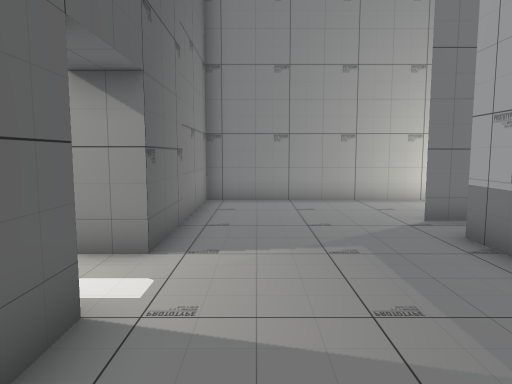
[1] (above)

17 first-person views from a walk through a Unity game level. The camera is 1.4 m above the floor, tilts 6° down and sees 70° across. The floor is counted in squares, 1 m on a side. Each view is taken from the middle of a square. On the plan, view 1 faces up. The plan holds only what a view shows up to about 16 squares ahead; the rest is blank. The place goes on beyond the plan.

[2]
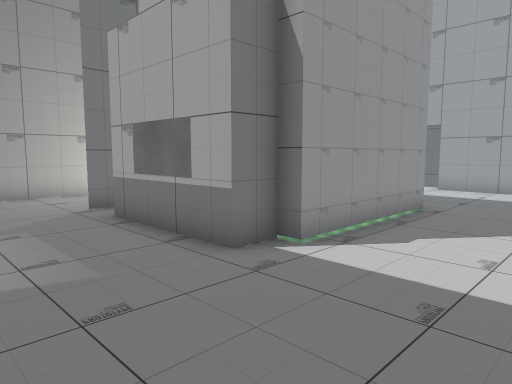

[3]
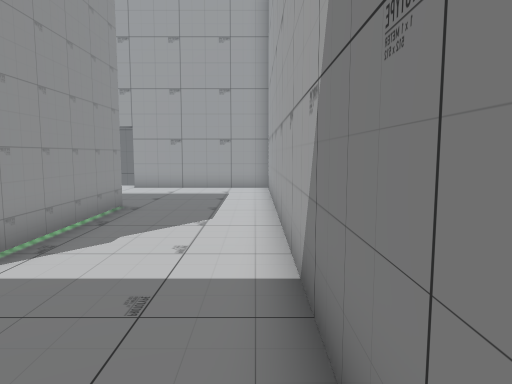

[4]
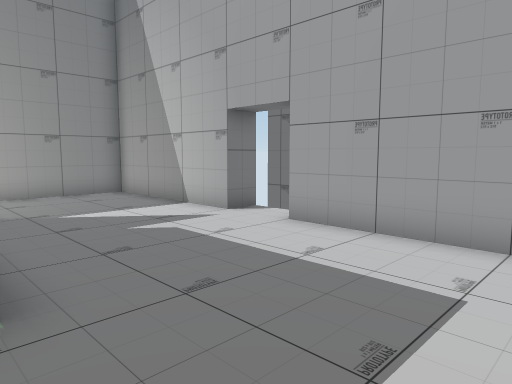

[5]
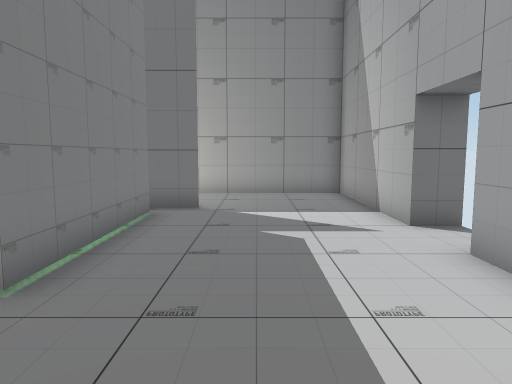

[6]
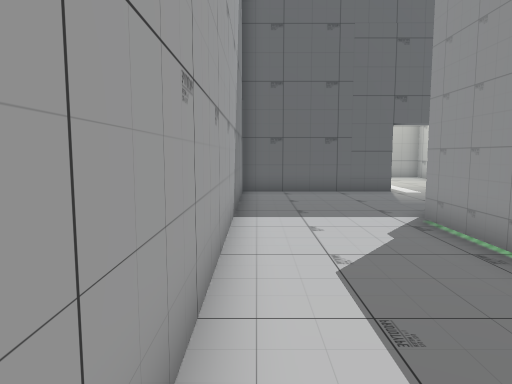

[7]
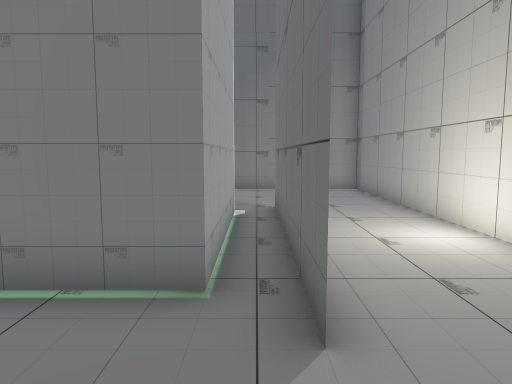

[8]
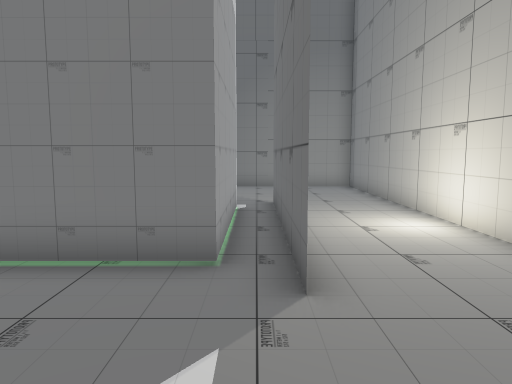

[9]
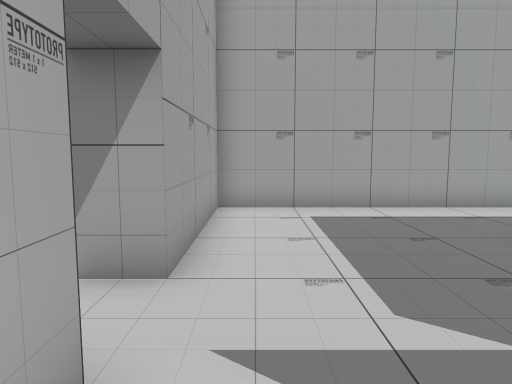

[10]
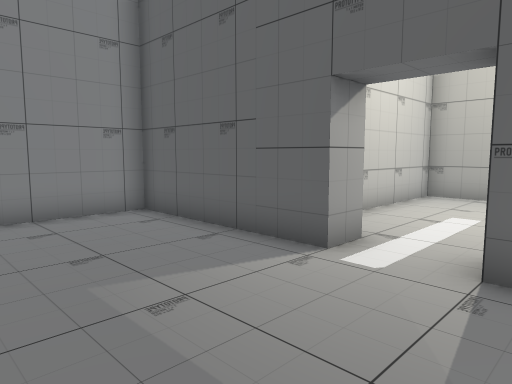

[11]
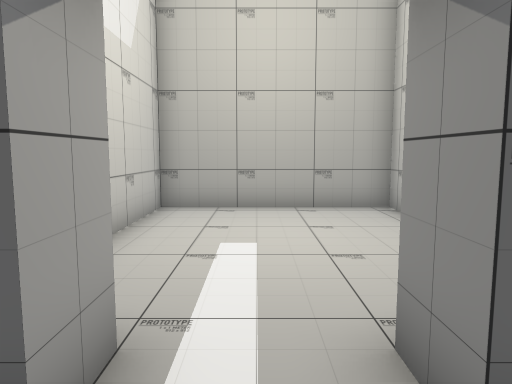

[12]
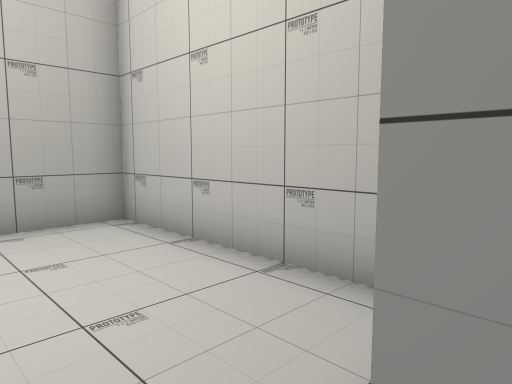

[13]
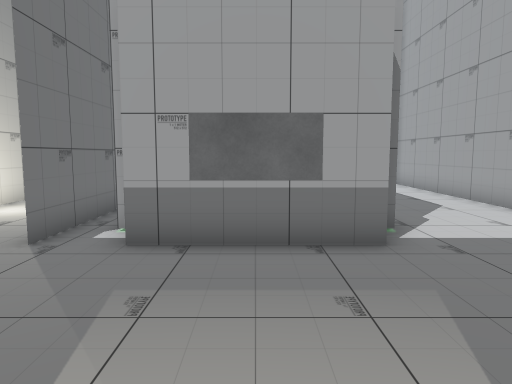

[14]
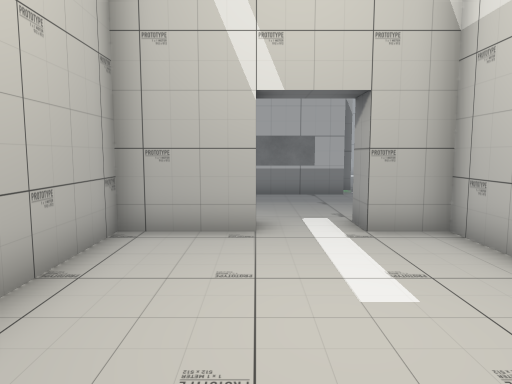

[15]
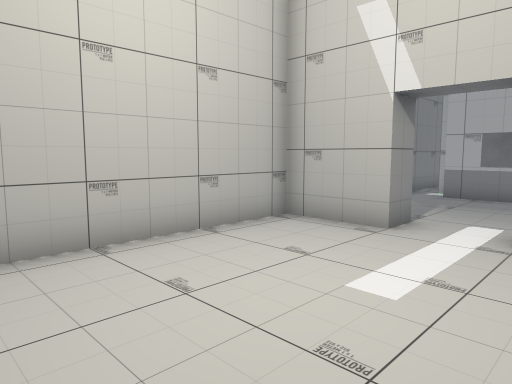

[16]
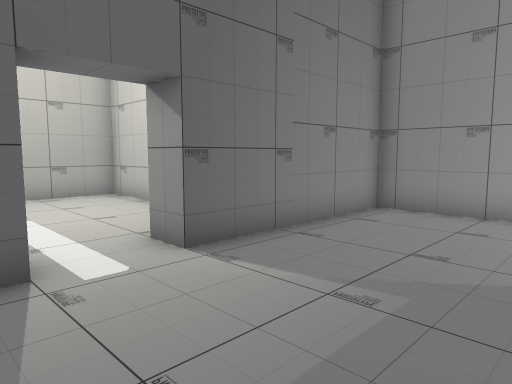

[17]
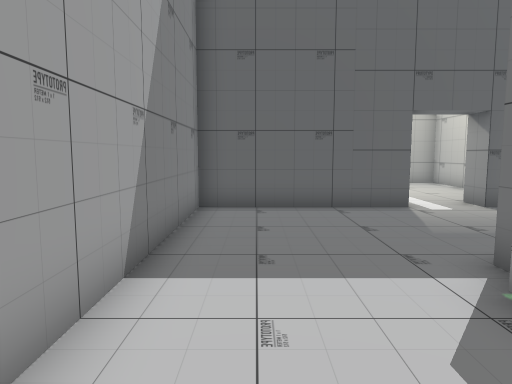

### Floor plan
Ten units are one square. View 1 is at (0, 0); x grows to the right and y downward. Boxes are objects, and circles mark ways between rooms. Rooms are numbered by the first view taken in them; rooms with no view inside come last. Other rooms are left out.
<svg viewBox="-100 -115 266 145">
<path fill="none" stroke="#000" d="M45 -65 95 -65 95 -15 45 -15 45 -20 35 -20 35 -60M106 -75 34 -75M-25 -30 -15 -30 -15 25 150 25 150 -30 160 -30M161 -50 150 -50 150 -110 -15 -110 -15 -50 -25 -50M-25 -50 -25 -75 -95 -75 -95 -15 -52 -15M-41 -15 -25 -15 -25 -30"/>
<circle cx="-20" cy="-40" r="3" fill="#2a7"/>
<text x="60" y="-10">1</text>
<text x="-60" y="-50">2</text>
</svg>
Room 1 opens to room 2.

Where each view was taken, in squares from view 1:
view 1: 0 up, 0 right, facing up
view 2: 2 down, 0 right, facing up-right
view 3: 2 down, 0 right, facing right
view 4: 2 down, 9 right, facing up-right
view 5: 2 down, 12 right, facing up
view 6: 2 down, 12 right, facing left
view 7: 7 up, 13 right, facing left
view 8: 7 up, 14 right, facing left
view 9: 7 up, 14 right, facing down
view 10: 6 up, 3 right, facing down-left
view 11: 4 up, 0 right, facing left
view 12: 4 up, 2 left, facing up-left
view 13: 4 up, 2 left, facing right
view 14: 5 up, 9 left, facing right
view 15: 2 up, 9 left, facing up-right
view 16: 2 up, 3 right, facing up-left
view 17: 1 down, 8 right, facing left
